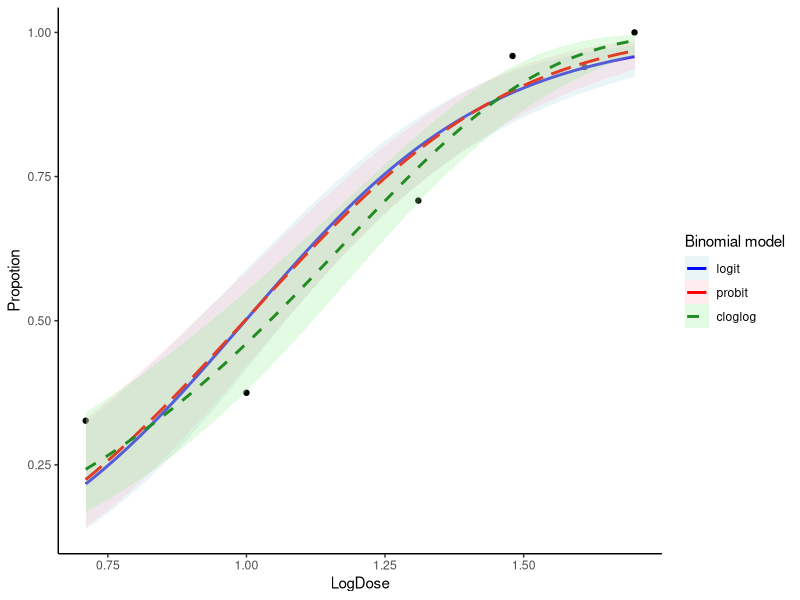
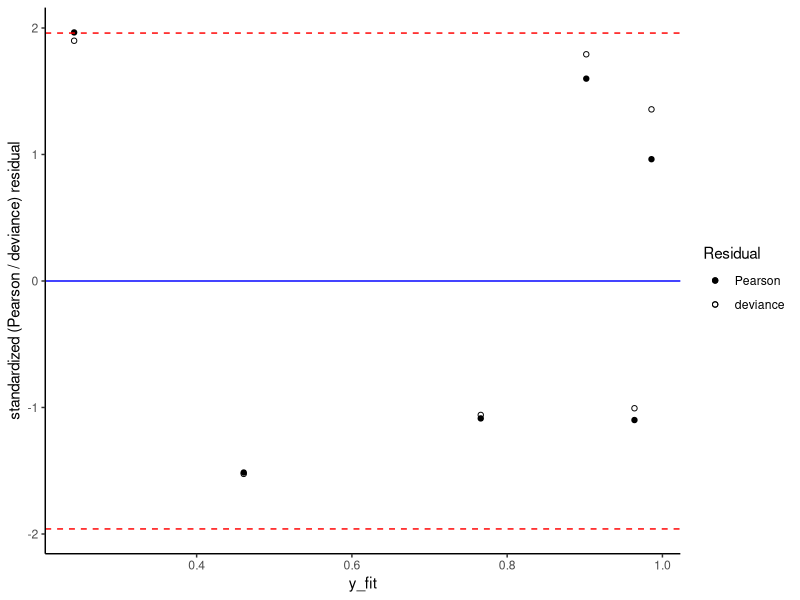

Write R code to recreate these figures, in order.
## ---- chunk 1
knitr::opts_chunk$set(
	message = FALSE, 	warning = FALSE, comment = "",
	fig.width = 5, fig.asp = 0.68, fig.align = "center",
	eval = TRUE
)
## ---- chunk 2
library(tidyverse)
data <- data.frame(LogDose = c(0.71, 1.00, 1.31, 1.48, 1.61, 1.70),
                   GroupSize = c(49, 48, 48, 49, 50, 48),
                   Response = c(16, 18, 34, 47, 47, 48)) %>% 
  mutate(NoResponse = GroupSize - Response, 
         Propotion = Response / GroupSize)
knitr::kable(data, digits = 2)
## ---- chunk 3
binom_logit <- glm(formula = cbind(Response, NoResponse) ~ 1 + LogDose, 
                   data = data, 
                   family = binomial(link = "logit"))
## or can write as 
# binom_logit <- glm(formula = Propotion ~ 1 + LogDose, 
#                    data = data, 
#                    weights = GroupSize,
#                    family = binomial(link = "logit"))
summary(binom_logit)
## ---- chunk 4
binom_probit <- glm(formula = cbind(Response, NoResponse) ~ 1 + LogDose, 
                    data = data, 
                    family = binomial(link = "probit"))
summary(binom_probit)
## ---- chunk 5
binom_cloglog <- glm(formula = cbind(Response, NoResponse) ~ 1 + LogDose, 
                     data = data, 
                     family = binomial(link = "cloglog"))
summary(binom_cloglog)
## ---- chunk 6
beta <- data.frame(beta_logit = binom_logit$coefficients,
                   beta_probit = binom_probit$coefficients,
                   beta_probit_adj = binom_probit$coefficients * (pi/sqrt(3)),
                   beta_cloglog = binom_cloglog$coefficients,
                   beta_cloglog_adj = binom_cloglog$coefficients * sqrt(2))
knitr::kable(beta, digits = 2)
## ---- chunk 7
ggplot(data, aes(x = LogDose, y = Propotion, weight = GroupSize)) + 
  geom_point() + 
  geom_smooth(aes(color = "blue", fill = "lightblue", linetype = "solid"),
              method = "glm", formula =  y ~ 1 + x,
              method.args = list(family = binomial(link = "logit")),
              alpha = 0.25) +
  geom_smooth(aes(color = "red", fill = "lightpink", linetype = "longdash"),
              method = "glm", formula =  y ~ 1 + x,
              method.args = list(family = binomial(link = "probit")),
              alpha = 0.25) +
  geom_smooth(aes(color = "forestgreen", fill = "lightgreen", linetype = "dashed"),
              method = "glm", formula =  y ~ 1 + x,
              method.args = list(family = binomial(link = "cloglog")),
              alpha = 0.25) +
  scale_color_identity("Binomial model", 
                       breaks = c("blue", "red", "forestgreen"),
                       labels = c("logit", "probit", "cloglog"), 
                       guide = "legend") +
  scale_fill_identity("Binomial model", 
                      breaks = c("lightblue", "lightpink", "lightgreen"),
                      labels = c("logit", "probit", "cloglog"), 
                      guide = "legend") +
  scale_linetype_identity("Binomial model", 
                          breaks = c("solid", "longdash", "dashed"),
                          labels = c("logit", "probit", "cloglog"), 
                          guide = "legend") +
  theme_classic()

## ---- chunk 8
binom_models <- list(logit = binom_logit, probit = binom_probit, cloglog = binom_cloglog)
criterion <- data.frame(
  perason_statistic = sapply(binom_models, function(.binom){
    sum(residuals(.binom, type = "pearson")^2)
  }),
  deviance = sapply(binom_models, deviance),
  AIC = sapply(binom_models, AIC),
  BIC = sapply(binom_models, BIC)
) 

knitr::kable(criterion, digits = 2)
## ---- chunk 9
binom_cloglog_res = data.frame(
  LogDose = data$LogDose,
  y_bar = data$Propotion,
  y_fit = fitted(binom_cloglog),
  pearson_res = residuals(binom_cloglog, type = "pearson"),
  stand_pearson_res = rstandard(binom_cloglog, type = "pearson"),
  deviance_res = residuals(binom_cloglog, type = "deviance"),
  stand_deviance_res = rstandard(binom_cloglog, type = "deviance")
)
knitr::kable(binom_cloglog_res, digits = 2)
## ---- chunk 10
ggplot(binom_cloglog_res, aes(x = y_fit)) + 
  geom_point(aes(y = stand_pearson_res, shape = 19)) +
  geom_point(aes(y = stand_deviance_res, shape = 1)) +
  geom_hline(yintercept = qnorm(c(0.025, 0.5, 0.975), mean = 0, sd = 1), 
             color = c("red", "blue", "red"), 
             linetype = c("dashed", "solid", "dashed")) +
  scale_shape_identity("Residual", guide = "legend",
                       breaks = c(19, 1), labels = c("Pearson", "deviance")) +
  labs(y = "standardized (Pearson / deviance) residual") +
  theme_classic()
## ---- chunk 11
binom_cloglog2 <- glm(formula = cbind(Response, NoResponse) ~ 1 + LogDose + I(LogDose^2), 
                      data = data, 
                      family = binomial(link = "cloglog"))
summary(binom_cloglog2)
## ---- chunk 12
anova(binom_cloglog, binom_cloglog2, test = "LRT")
## ---- chunk 13
binom_cloglog_dose <- glm(formula = cbind(Response, NoResponse) ~ 1 + I(exp(LogDose)), 
                      data = data, 
                      family = binomial(link = "cloglog"))
summary(binom_cloglog_dose)
## ---- chunk 14
(phi_p <- criterion$perason_statistic[3] / binom_cloglog$df.residual)
(phi_D <- criterion$deviance[3] / binom_cloglog$df.residual)
## ---- chunk 15
quasibinom_cloglog <- update(binom_cloglog, 
                             family = quasibinomial(link = "cloglog"))
summary(quasibinom_cloglog)
